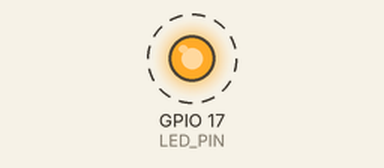
Simulated run of this program. Board: Raspberry Pi (BCM pin numbers). Parts: output pins drawn as LEDs (lit = HIGH). Dashed ring = blinking. What the program prints to the terminal is not drawn.

Above: at 0.5 s.
Timing chart, 0 to 4.6 s (numbered marks = the images above):
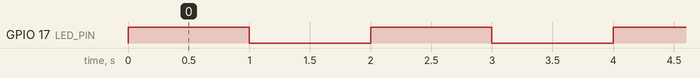

Measured:
- by itself, GPIO 17 (LED_PIN): alternates HIGH for 1.0 s and LOW for 1.0 s

The program:

v.py
```python
import RPi.GPIO as GPIO
import time

GPIO.setmode(GPIO.BCM)

LED_PIN = 17
GPIO.setup(LED_PIN, GPIO.OUT)
GPIO.output(LED_PIN, GPIO.HIGH)

# Just turn on
try:
    while True:
        GPIO.output(LED_PIN, True)
        print("ON")
        time.sleep(1)
        GPIO.output(LED_PIN, False)
        print("OFF")
        time.sleep(1)

except KeyboardInterrupt:
    GPIO.output(LED_PIN, False)
    GPIO.cleanup()
```
